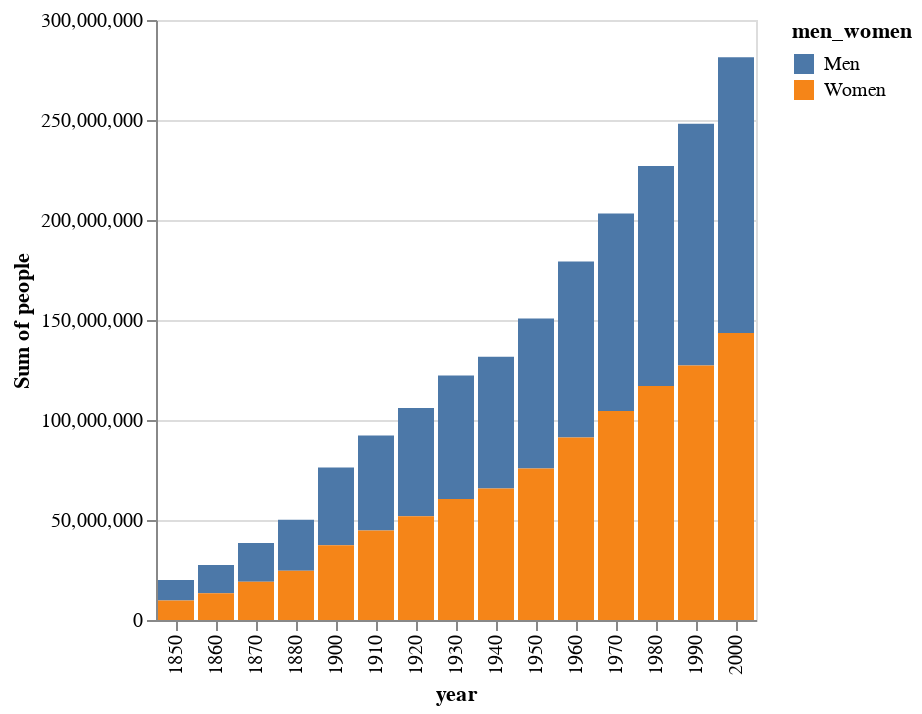

The notebook cell saved with this chart:
### Markdown cell above
Один из способов исправить это в Python – использовать средства Pandas для переобозначения значений в этом столбце. Например:

### Code cell
population['men_women'] = population['sex'].map({1: 'Men', 2: 'Women'})

alt.Chart(population).mark_bar().encode(
    x='year:O',
    y='sum(people):Q',
    color='men_women:N'
)

### Figure 1 — Vega-Lite specification as saved in the notebook (floating-point values rounded to 4 significant figures; data arrays with more than 128 entries replaced by an {"elided": "..."} marker saying what was removed)
{"config": {"view": {"continuousWidth": 400, "continuousHeight": 300}}, "data": {"name": "data-a8962ba715f571b74a8ea8abacc95ad6"}, "mark": "bar", "encoding": {"color": {"field": "men_women", "type": "nominal"}, "x": {"field": "year", "type": "ordinal"}, "y": {"aggregate": "sum", "field": "people", "type": "quantitative"}}, "$schema": "https://vega.github.io/schema/vega-lite/v4.17.0.json", "datasets": {"data-a8962ba715f571b74a8ea8abacc95ad6": {"elided": "570 records"}}}
